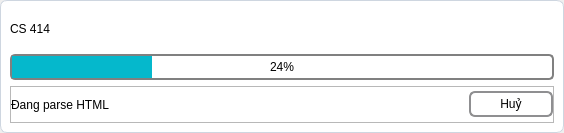
<?xml version="1.0" encoding="UTF-8"?>
<ui version="4.0">
 <class>Dialog</class>
 <widget class="QWidget" name="Dialog">
  <property name="geometry">
   <rect>
    <x>0</x>
    <y>0</y>
    <width>564</width>
    <height>133</height>
   </rect>
  </property>
  <property name="windowTitle">
   <string>Dialog</string>
  </property>
  <layout class="QVBoxLayout" name="verticalLayout">
   <property name="leftMargin">
    <number>0</number>
   </property>
   <property name="topMargin">
    <number>0</number>
   </property>
   <property name="rightMargin">
    <number>0</number>
   </property>
   <property name="bottomMargin">
    <number>0</number>
   </property>
   <item>
    <widget class="QFrame" name="frame">
     <property name="styleSheet">
      <string notr="true">QFrame#frame {
background-color: white;
border-radius: 7px;
border: 1px solid #ced6e0;
}</string>
     </property>
     <property name="frameShape">
      <enum>QFrame::StyledPanel</enum>
     </property>
     <property name="frameShadow">
      <enum>QFrame::Raised</enum>
     </property>
     <layout class="QVBoxLayout" name="verticalLayout_2">
      <item>
       <widget class="QLabel" name="labelTitle">
        <property name="text">
         <string>CS 414</string>
        </property>
       </widget>
      </item>
      <item>
       <widget class="QProgressBar" name="progressBar">
        <property name="styleSheet">
         <string notr="true">QProgressBar {
    border: 2px solid grey;
    border-radius: 5px;
}

QProgressBar::chunk {
    background-color: #05B8CC;
    width: 20px;
}

QProgressBar {
    border: 2px solid grey;
    border-radius: 5px;
    text-align: center;
}</string>
        </property>
        <property name="value">
         <number>24</number>
        </property>
       </widget>
      </item>
      <item>
       <widget class="QFrame" name="frame_2">
        <property name="frameShape">
         <enum>QFrame::StyledPanel</enum>
        </property>
        <property name="frameShadow">
         <enum>QFrame::Raised</enum>
        </property>
        <layout class="QHBoxLayout" name="horizontalLayout">
         <property name="leftMargin">
          <number>0</number>
         </property>
         <property name="topMargin">
          <number>0</number>
         </property>
         <property name="rightMargin">
          <number>0</number>
         </property>
         <property name="bottomMargin">
          <number>0</number>
         </property>
         <item>
          <widget class="QLabel" name="labelStatus">
           <property name="text">
            <string>Đang parse HTML</string>
           </property>
          </widget>
         </item>
         <item>
          <widget class="QPushButton" name="pushButtonCancel">
           <property name="sizePolicy">
            <sizepolicy hsizetype="Fixed" vsizetype="Fixed">
             <horstretch>0</horstretch>
             <verstretch>0</verstretch>
            </sizepolicy>
           </property>
           <property name="minimumSize">
            <size>
             <width>84</width>
             <height>26</height>
            </size>
           </property>
           <property name="styleSheet">
            <string notr="true">QPushButton {
    border: 2px solid #8f8f91;
    border-radius: 6px;
    background-color: qlineargradient(x1: 0, y1: 0, x2: 0, y2: 1,
                                      stop: 0 #f6f7fa, stop: 1 #dadbde);
    min-width: 80px;
}

QPushButton:pressed {
    background-color: qlineargradient(x1: 0, y1: 0, x2: 0, y2: 1,
                                      stop: 0 #dadbde, stop: 1 #f6f7fa);
}

QPushButton:flat {
    border: none; /* no border for a flat push button */
}

QPushButton:default {
    border-color: navy; /* make the default button prominent */
}</string>
           </property>
           <property name="text">
            <string>Huỷ</string>
           </property>
          </widget>
         </item>
        </layout>
       </widget>
      </item>
     </layout>
    </widget>
   </item>
  </layout>
 </widget>
 <resources/>
 <connections/>
</ui>
